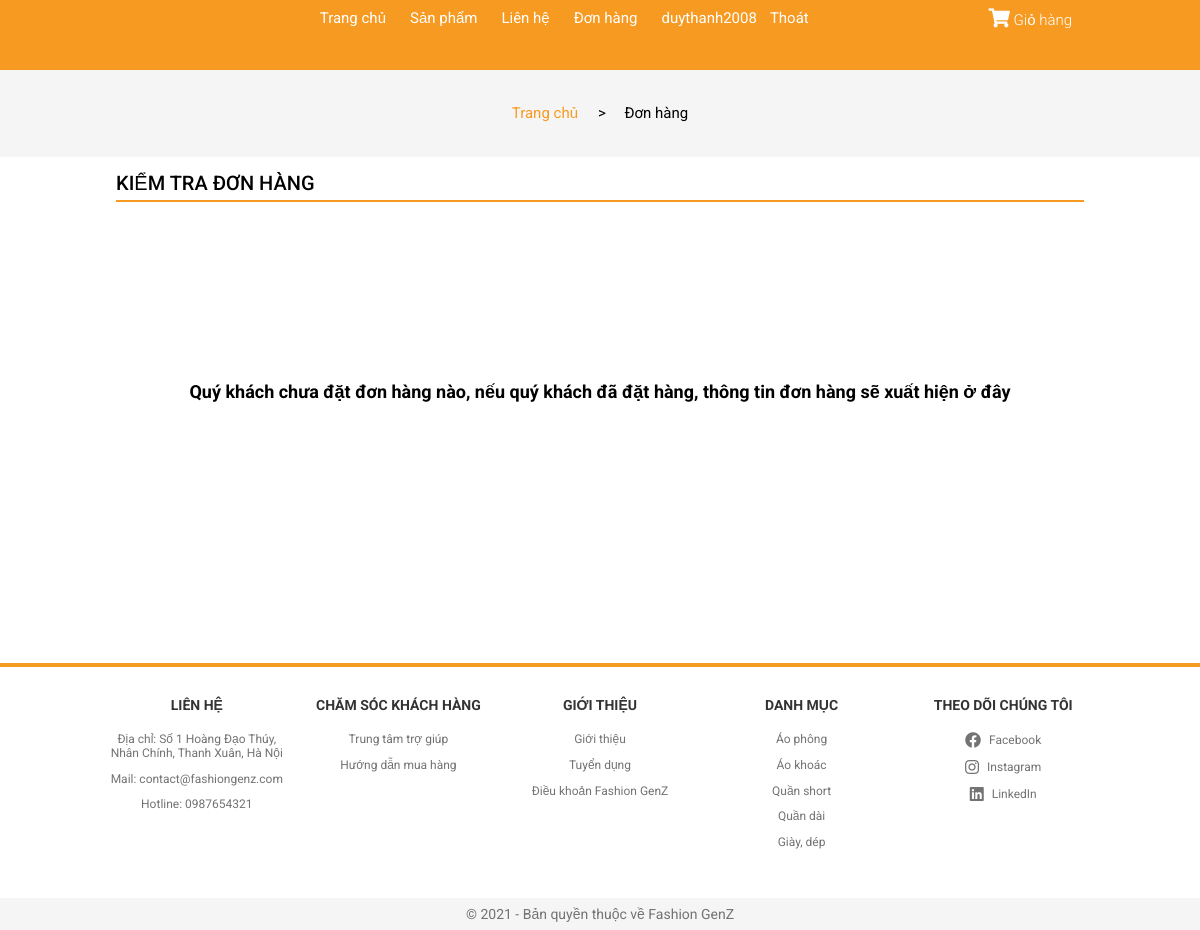
/?controller=donhang (signed in), run on an earlier commit of the app's database.
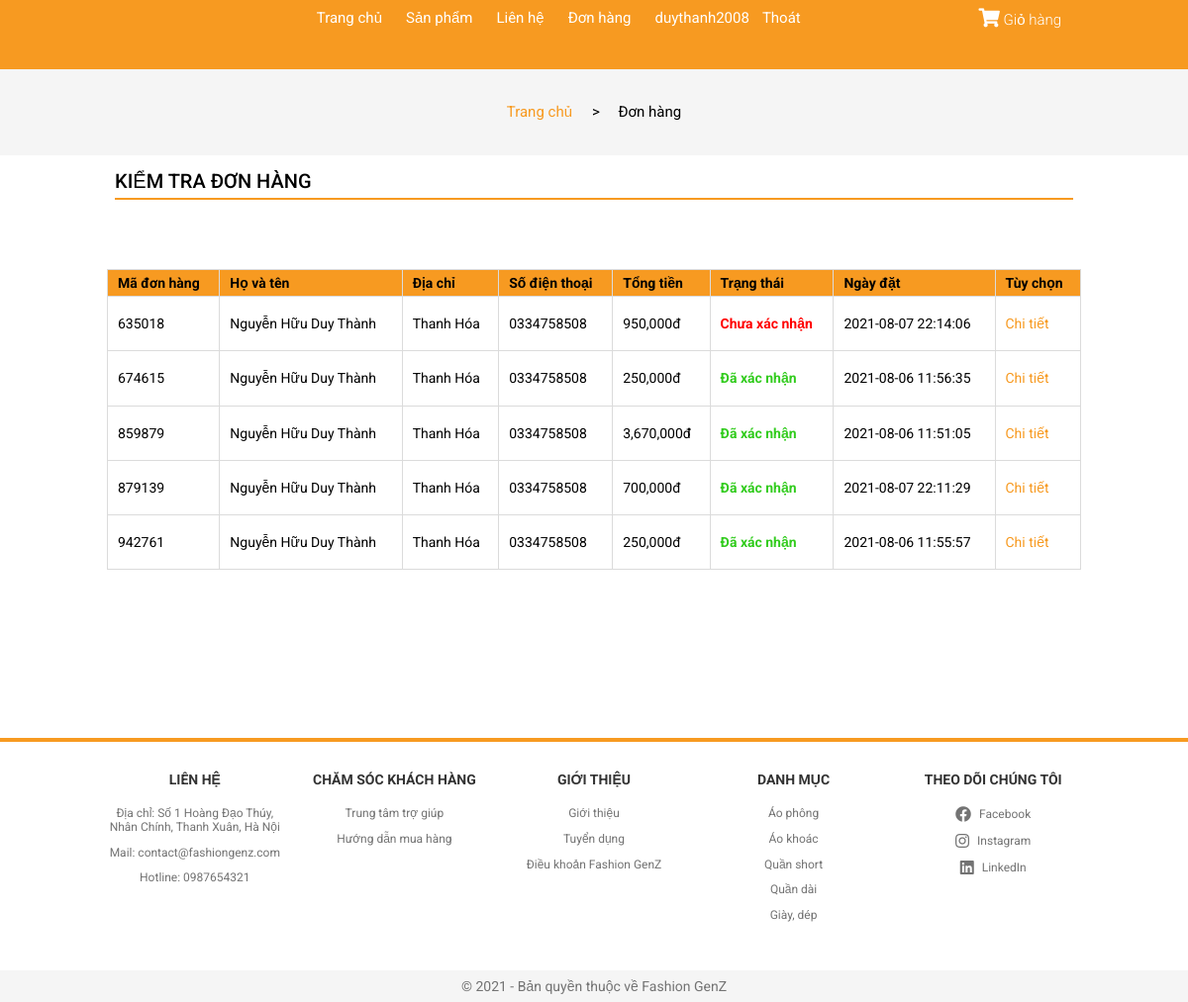
And on a later commit of the database.
### tables this page shows
CREATE TABLE `user_order` (
  `id` int(11) NOT NULL,
  `fullname` varchar(100) DEFAULT NULL,
  `address` varchar(200) DEFAULT NULL,
  `email` varchar(100) DEFAULT NULL,
  `phone` varchar(20) DEFAULT NULL,
  `amount` int(11) DEFAULT NULL,
  `status` int(11) DEFAULT NULL,
  `time_order` datetime DEFAULT NULL,
  `time_delivered` datetime DEFAULT NULL,
  `user_id` int(11) DEFAULT NULL
);

### Controller/C-donhang.php (called while the page is built, shortened)
<?php
    if(isset($_SESSION['customer'])){
        $user = $database->get('user_info', array('id'=>$_SESSION['customer']));
        $package_user = $database->get('user_order', array('user_id'=>$user[0]['id']));
    }
    require_once './View/V-donhang.php';
?>

### Model/M-database.php (called while the page is built, shortened)
<?php
    class database{
        protected $conn= null;
        protected $host='localhost';
        protected $user='root';
        protected $pass='';
        protected $dbname='fashiongenz';
        public function connect(){
             $this->conn = new mysqli($this->host,$this->user,$this->pass,$this->dbname);
        }
        public function get($table,$condition=array()){
          $sql= "SELECT * FROM $table ";
          if(!empty($condition)){
               $sql.="WHERE";
               foreach ($condition as $key => $value){
                    $sql.= " $key = '$value' AND";
               }
               $sql= trim($sql,"AND");
          }
          $query = mysqli_query($this->conn, $sql);
          $result=array();
          if ($query){
               while ($row= mysqli_fetch_assoc($query)){
                    $result[]=$row;
               }
          }
          return $result;
     }
    }
?>

### View/V-donhang.php (the view, shortened to what the changed rows need)
<!DOCTYPE html>
<html lang="en">
<head>
    <link rel="stylesheet" href="./Assets/Css/grid.css">
    <link rel="stylesheet" href="./Assets/Css/responsive.css">
    <link rel="stylesheet" href="./Assets/Css/main.css">
    <link rel="stylesheet" href="./Assets/Css/base.css">
    <link rel="stylesheet" href="https://cdnjs.cloudflare.com/ajax/libs/normalize/8.0.1/normalize.min.css" />
    <link rel="stylesheet" href="./Assets/Fonts/fontawesome-free-5.15.3-web/css/all.min.css">
</head>
<body>
        <div class="app">
            <div class="content">
                <div class="account">
                    <div class="grid wide">
                        <div class="account__heading">Kiểm tra đơn hàng</div>
                        <?php
                                if(isset($_SESSION['customer']) && $_SESSION['customer'] != NULL){
                        ?>
                            <?php if($package_user){ ?>
                                <div class="package-info">
                                    <table class="package-info__table">
                                        <thead>
                                            <tr>
                                                <th>Mã đơn hàng</th>
                                                <th>Họ và tên</th>
                                                <th>Địa chỉ</th>
                                                <th>Số điện thoại</th>
                                                <th>Tổng tiền</th>
                                                <th>Trạng thái</th>
                                                <th>Ngày đặt</th>
                                                <th>Tùy chọn</th>
                                            </tr>
                                        </thead>
                                        <tbody>
                                            <?php foreach($package_user as $key => $value){ ?>
                                            <tr>
                                                <td><?php echo $value['id'] ?></td>
                                                <td><?php echo $value['fullname'] ?></td>
                                                <td><?php echo $value['address'] ?></td>
                                                <td><?php echo $value['phone'] ?></td>
                                                <td><?php echo number_format($value['amount']); ?>đ</td>
                                                <td>
                                                    <?php if ($value['status'] == 0){ ?>
                                                        <p class="package-info__status-not-confirm">Chưa xác nhận</p>
                                                    <?php }else if ($value['status'] == 1){ ?>
                                                        <p class="package-info__status-confirmed">Đã xác nhận</p>
                                                    <?php } ?>
                                                </td>
                                                <td><?php echo $value['time_order'] ?></td>
                                                <td><a class="package-info__detail" href="?controller=chitietdonhang&id=<?php echo $value['id'] ?>">Chi tiết</a></td>
                                            </tr>
                                            <?php } ?>
                                        </tbody>
                                    </table>
                                </div>
                                <?php } else { ?>
                                        <h3 style="font-size: 1.8rem; text-align: center; margin: 180px 0 260px 0;">Quý khách chưa đặt đơn hàng nào, nếu quý khách đã đặt hàng, thông tin đơn hàng sẽ xuất hiện ở đây</h3>
                                <?php } ?>
                        <?php } ?>
                    </div>
                </div>
            </div>
        </div>
</body>
</html>

What changed in the data, as far as the page shows it:
added user_order: id "635018", fullname "Nguyễn Hữu Duy Thành", address "Thanh Hóa", phone "0334758508", amount "950,000", status "Chưa xác nhận", time_order "2021-08-07 22:14:06"
now on this page (row edited): user_order: id "674615", fullname "Nguyễn Hữu Duy Thành", address "Thanh Hóa", phone "0334758508", amount "250,000", status "Đã xác nhận", time_order "2021-08-06 11:56:35"
now on this page (row edited): user_order: id "859879", fullname "Nguyễn Hữu Duy Thành", address "Thanh Hóa", phone "0334758508", amount "3,670,000", status "Đã xác nhận", time_order "2021-08-06 11:51:05"
added user_order: id "879139", fullname "Nguyễn Hữu Duy Thành", address "Thanh Hóa", phone "0334758508", amount "700,000", status "Đã xác nhận", time_order "2021-08-07 22:11:29"
now on this page (row edited): user_order: id "942761", fullname "Nguyễn Hữu Duy Thành", address "Thanh Hóa", phone "0334758508", amount "250,000", status "Đã xác nhận", time_order "2021-08-06 11:55:57"
Also different on the page:
text no longer shown: "Quý khách chưa đặt đơn hàng nào, nếu quý khách đã đặt hàng, thông tin đơn hàng sẽ xuất hiện ở đây"
text now shown: "Mã đơn hàng Họ và tên Địa chỉ Số điện thoại Tổng tiền Trạng thái Ngày đặt Tùy chọn"
